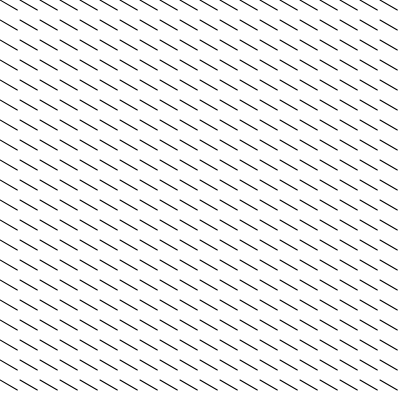
Frame 1 (no input)
Frame 60 (no input): identical to frame 1, image omitted
Frame 120 (the mouse pressed at the canvas centre since frame 60): identical to frame 1, image omitted

The p5.js sketch that drew this single still picture (run headless with seeded random() and noise() and a simulated clock; from frame 60 on, the mouse is pressed at the canvas centre):

// p5.js sketch
// ── sketch.js
let canvasWidth = 400;
let canvasHeight = 400;
let size = 10;
let inc = 0.1;
let scale = 20;
let cols, rows;

function setup() {
  createCanvas(canvasWidth, canvasHeight);
  cols = floor(width / scale);
  rows = floor(height / scale);

  describe('A flow field "scattered" by Perlin Noise.');
}

function draw() {
  background("white");

  var xoff = 0;
  for (let x = 0; x < cols; x++) {
    var yoff = 0;
    for (let y = 0; y < rows; y++) {
      // line(x, y, x + size, y + size);
      var index = (x + y + width) * 4;
      var r = noise(xoff, yoff) * 255;
      var v = p5.Vector.fromAngle(PI / 6);
      yoff += inc;
      stroke(0);
      push();
      translate(x * scale, y * scale);
      rotate(v.heading());
      line(0, 0, scale, 0);
      pop();
    }
    xoff += inc;
  }

  // for (let i = 0; i < canvasWidth; i += size) {
  //   for (let j = 0; j < canvasHeight; j += size) {
  //     // Draw the lines
  //     translate(x, y);
  //     line(i, j, i + size, j + size);
  //   }
  // }
}
